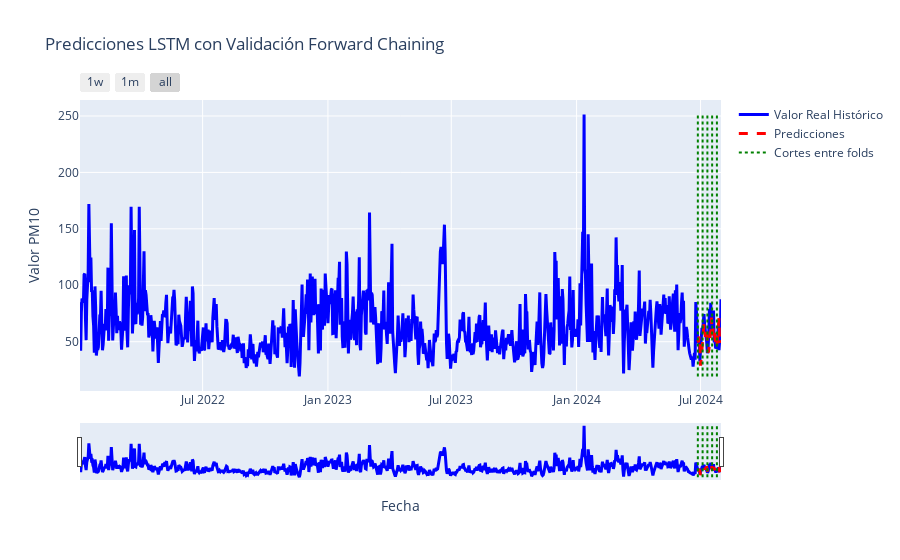

The notebook cell this image was saved under:
### Markdown cell above
### Time series predictions

### Code cell
plot_time_series_with_predictions(
    historical_real_values = historical_real_values,
    historical_predictions = historical_predictions,
    cutoff_dates = cutoff_dates,
    historical_series = daily_Monterrey_pm10['PM10']
)

### Figure 1 — Plotly figure (JSON) as saved in the notebook; plotly's stock layout.template omitted (floating-point values rounded to 4 significant figures; data arrays with more than 128 entries replaced by an {"elided": "..."} marker saying what was removed)
{"data": [{"line": {"color": "blue", "width": 3}, "mode": "lines", "name": "Valor Real Histórico", "type": "scatter", "x": {"elided": "942 str values"}, "y": {"elided": "942 float values"}}, {"line": {"color": "red", "dash": "dash", "width": 3}, "mode": "lines", "name": "Predicciones", "type": "scatter", "x": {"elided": "942 str values"}, "y": {"elided": "942 float values"}}, {"line": {"color": "green", "dash": "dot", "width": 2}, "mode": "lines", "name": "Cortes entre folds", "showlegend": true, "type": "scatter", "x": ["2024-06-27T00:00:00", "2024-06-27T00:00:00"], "y": [19.21, 251.3]}, {"line": {"color": "green", "dash": "dot", "width": 2}, "mode": "lines", "showlegend": false, "type": "scatter", "x": ["2024-07-04T00:00:00", "2024-07-04T00:00:00"], "y": [19.21, 251.3]}, {"line": {"color": "green", "dash": "dot", "width": 2}, "mode": "lines", "showlegend": false, "type": "scatter", "x": ["2024-07-11T00:00:00", "2024-07-11T00:00:00"], "y": [19.21, 251.3]}, {"line": {"color": "green", "dash": "dot", "width": 2}, "mode": "lines", "showlegend": false, "type": "scatter", "x": ["2024-07-18T00:00:00", "2024-07-18T00:00:00"], "y": [19.21, 251.3]}, {"line": {"color": "green", "dash": "dot", "width": 2}, "mode": "lines", "showlegend": false, "type": "scatter", "x": ["2024-07-25T00:00:00", "2024-07-25T00:00:00"], "y": [19.21, 251.3]}], "layout": {"title": {"text": "Predicciones LSTM con Validación Forward Chaining"}, "xaxis": {"rangeselector": {"buttons": [{"count": 7, "label": "1w", "step": "day", "stepmode": "backward"}, {"count": 1, "label": "1m", "step": "month", "stepmode": "backward"}, {"step": "all"}]}, "rangeslider": {"visible": true}, "title": {"text": "Fecha"}}, "yaxis": {"title": {"text": "Valor PM10"}}}}
